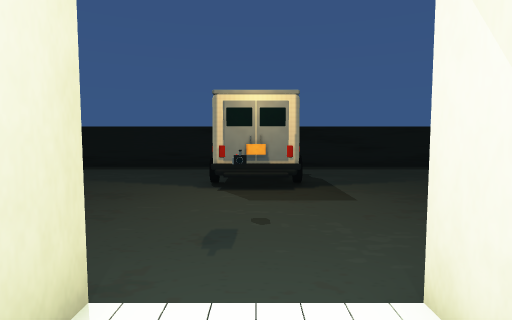
View 1 (above)

18 first-person views from a walk through a 3-D level made in the Unity game engine. The camera is 1.4 m above the floor, tilts 4° down and sees 80° across. The floor is counted in squares, 1 m on a side. Each view is taken from the middle of a square. On the plan, view 1 faces up. The plan holds only what a view shows up to about 14 squares ahead; the rest is blank. The place goes on beyond the plan. Some animated figures are not drawn. Door leaves are left out, so doorways stand open.

View 2
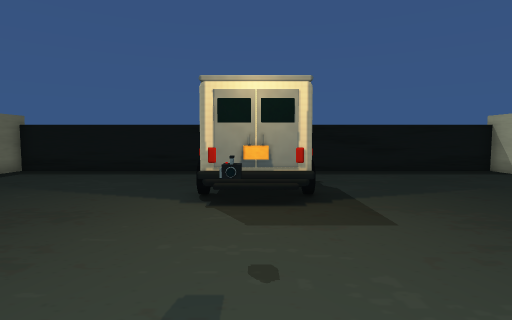

View 3
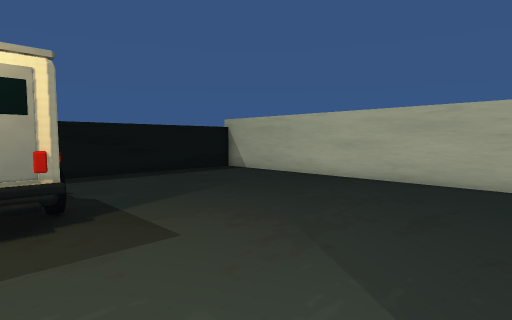

View 4
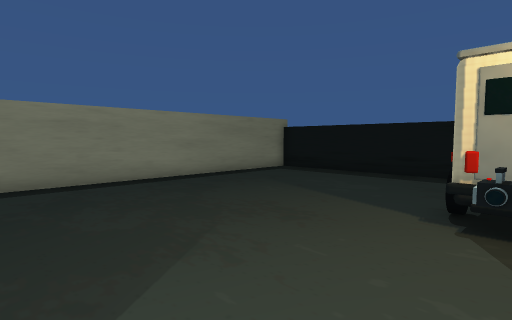

View 5
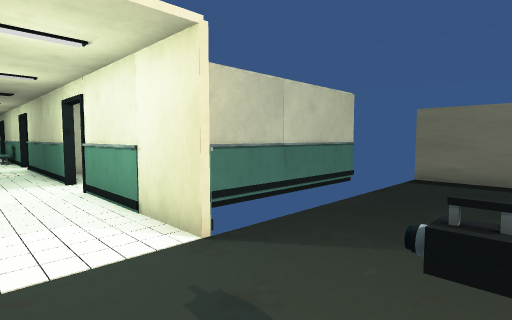

View 6
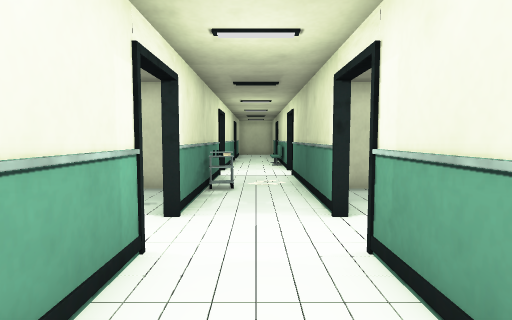

View 7
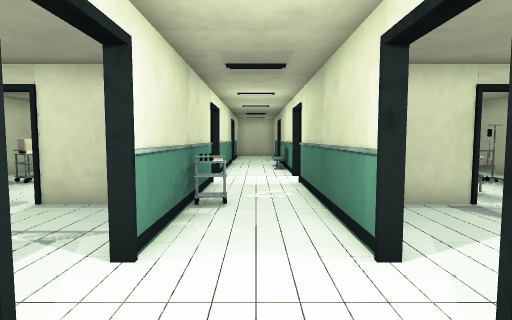

View 8
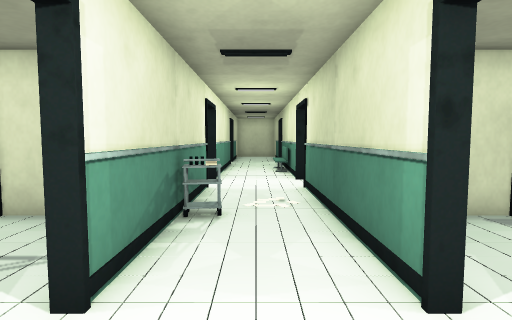

View 9
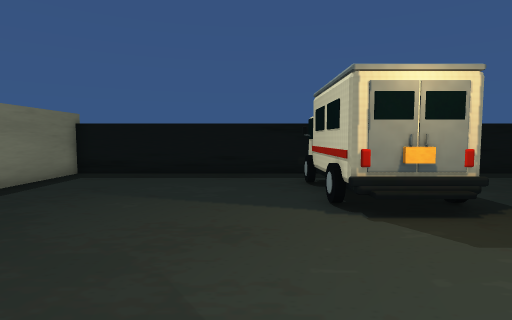

View 10
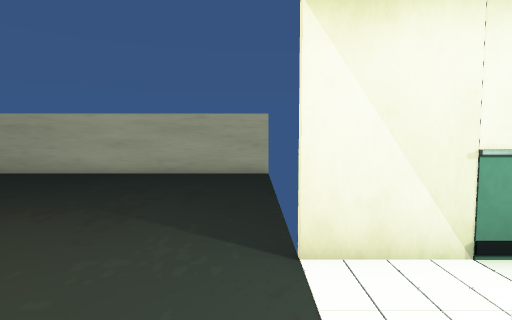

View 11
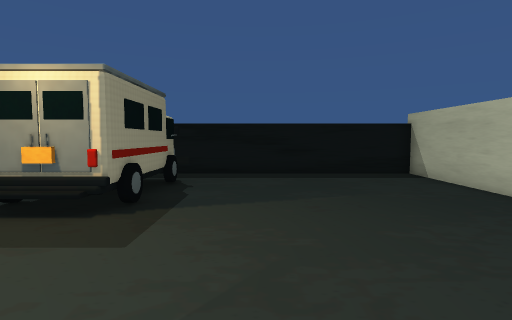

View 12
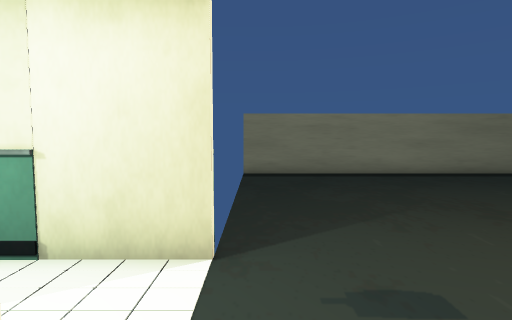

View 13
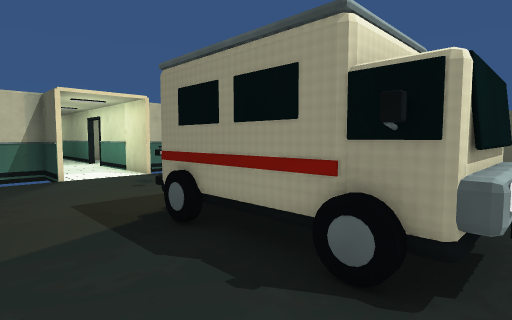

View 14
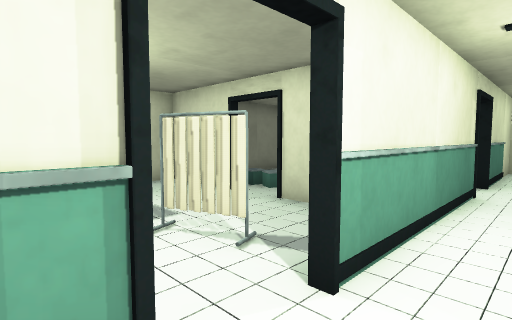

View 15
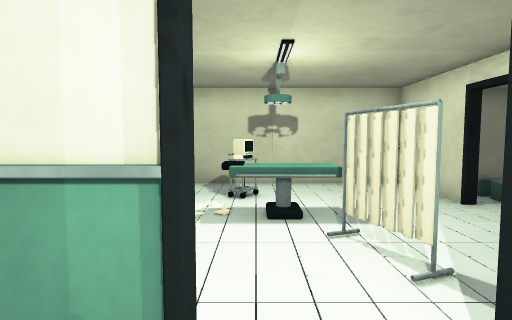

View 16
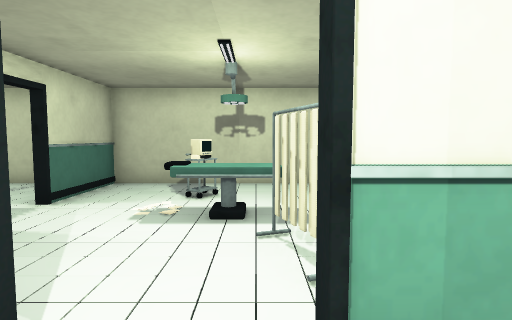

View 17
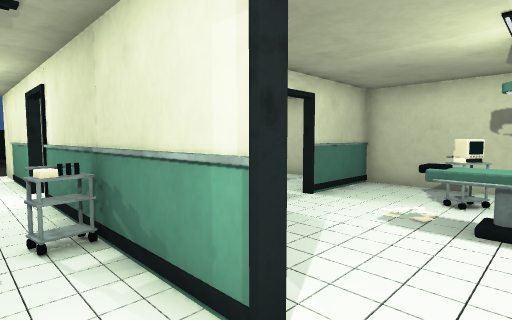

View 18
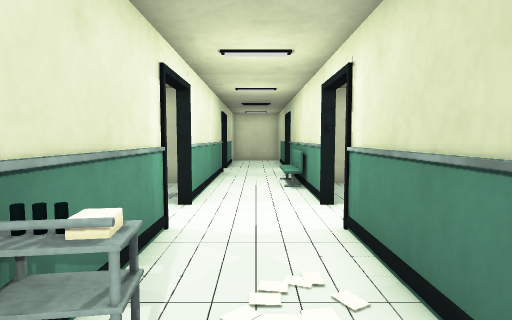

### Floor plan
Key: @ floor where view 1 was taken; # wall or solid block; . floor; D open door; O other object.
Columns run from 10 left of view 1 to 10 right of it. Each row starts with its distance up from view 1.
 15 #####################
 14 #........OOO........#
 13 #........OOO........#
 12 #........OOO........#
 11 #........O O........#
 10 #........O O........#
  9 #........OOO........#
  8 #...................#
  7 #...................#
  6 #.........O.........#
  5 #...................#
  4 #...................#
  3 #...................#
  2 #       #...#       #
  1         #...#
  0         ##@##
 -1          #.#
 -2          #.##
 -3          D.DD
 -4          D.DD
 -5          #.##
 -6          #.#
 -7          #.O
 -8          #.O ##DD###
 -9          #.# ......#
-10          #.##..O O.#
-11          D.DD..OOOO#
-12          D.DD.OOO..#
-13          #.##O.....#
-14          #.# ......#
-15          O.####DD###
-16         ##.##

Positions as (right, up) in squares from view 1, and headings:
1: (0, 0), facing up
2: (0, 2), facing up
3: (0, 3), facing up-right
4: (0, 3), facing up-left
5: (1, 6), facing down-left
6: (0, 1), facing down
7: (0, -1), facing down
8: (0, -2), facing down
9: (-3, 3), facing up
10: (-2, 3), facing right
11: (4, 3), facing up
12: (2, 3), facing left
13: (4, 14), facing down-left
14: (0, -10), facing down-right
15: (0, -11), facing right
16: (0, -12), facing right
17: (0, -12), facing up-right
18: (0, -6), facing down
